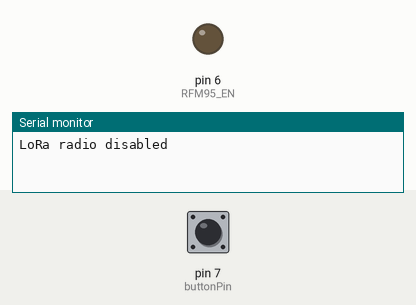
Simulated run of this sketch. Board: Arduino Uno, built with avr-gcc and run on an emulated ATmega328P. Shown: output pins drawn as LEDs (lit = HIGH), the last lines printed to the serial monitor. The test bench sets the inputs (shaded band); at power-on: pin 7 (buttonPin) HIGH. No radio packets arrive unless stated; pins used as bus, display or sensor lines are not drawn.

Above: at 1.3 s.
1.4 s: pin 7 (buttonPin) pulled LOW for 0.15 s
At 1.53 s:
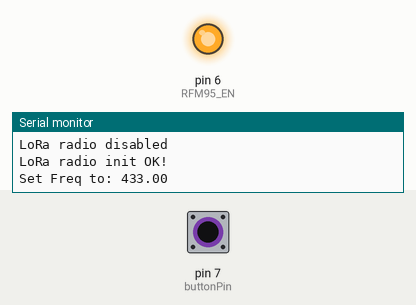
Timing chart, 0 to 4.4 s (numbered marks = the images above; inputs shaded):
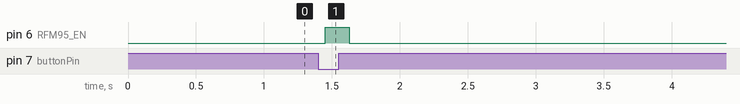

Measured:
- after the input at 1.4 s, pin 6 (RFM95_EN): LOW → HIGH after 0.05 s, → LOW 0.18 s later

The sketch:

TX_BUTTON.ino
```cpp
#include <SPI.h>
#include <RH_RF95.h>

// Radio pins
#define RFM95_CS  3
#define RFM95_RST 1
#define RFM95_INT 0
#define RFM95_EN  6

// Change to 434.0 or other frequency, must match RX's freq!
#define RF95_FREQ 433.0

// Singleton instance of the radio driver
RH_RF95 rf95(RFM95_CS, RFM95_INT);

// Button
#define buttonPin 7

// Variables will change
int buttonState;            // the current reading from the input pin
int lastButtonState = HIGH; // the previous reading from the input pin

// the following variables are unsigned longs because the time, measured in
// milliseconds, will quickly become a bigger number than can be stored in an int.
unsigned long lastDebounceTime = 0;  // the last time the output pin was toggled
unsigned long debounceDelay = 50;    // the debounce time; increase if the output flickers

void setup() {
  pinMode(buttonPin, INPUT_PULLUP);
  pinMode(RFM95_EN, OUTPUT);
  pinMode(RFM95_RST, OUTPUT);

  // while (!Serial);
  Serial.begin(9600);
  delay(100);

  // Disable the radio to save power
  disable_radio();
}

// enable radio function
void enable_radio() {
  digitalWrite(RFM95_EN, HIGH);
  delay(10);
  digitalWrite(RFM95_RST, HIGH);
  delay(10);

  // manual reset
  digitalWrite(RFM95_RST, LOW);
  delay(10);
  digitalWrite(RFM95_RST, HIGH);
  delay(10);

  while (!rf95.init()) {
    Serial.println("LoRa radio init failed");
    while (1);
  }
  Serial.println("LoRa radio init OK!");

  // Defaults after init are 434.0MHz, modulation GFSK_Rb250Fd250, +13dbM
  if (!rf95.setFrequency(RF95_FREQ)) {
    Serial.println("setFrequency failed");
    while (1);
  }
  Serial.print("Set Freq to: "); Serial.println(RF95_FREQ);

  // Defaults after init are 434.0MHz, 13dBm, Bw = 125 kHz, Cr = 4/5, Sf = 128chips/symbol, CRC on

  // The default transmitter power is 13dBm, using PA_BOOST.
  // If you are using RFM95/96/97/98 modules which uses the PA_BOOST transmitter pin, then
  // you can set transmitter powers from 5 to 23 dBm:
  rf95.setTxPower(23, false);
}

// Disable radio function
void disable_radio() {
  digitalWrite(RFM95_EN, LOW);
  digitalWrite(RFM95_RST, LOW);

  Serial.println("LoRa radio disabled");
}

// Transmit function
void transmit() {
  // Enable radio
  enable_radio();

  Serial.println("Sending to rf95_server");
  // Send a message to rf95_server

  char radiopacket[] = "Hank<3";
  Serial.print("Sending "); Serial.println(radiopacket);

  Serial.println("Sending..."); delay(10);
  rf95.send((uint8_t *)radiopacket, strlen(radiopacket));

  Serial.println("Waiting for packet to complete..."); delay(10);
  rf95.waitPacketSent();

  // Disable the radio to save power
  disable_radio();
}

void loop() {
  // read the state of the switch into a local variable:
  int reading = digitalRead(buttonPin);

  // check to see if you just pressed the button
  // (i.e. the input went from LOW to HIGH), and you've waited long enough
  // since the last press to ignore any noise:

  // If the switch changed, due to noise or pressing:
  if (reading != lastButtonState) {
    // reset the debouncing timer
    lastDebounceTime = millis();
  }

  if ((millis() - lastDebounceTime) > debounceDelay) {
    // whatever the reading is at, it's been there for longer than the debounce
    // delay, so take it as the actual current state:

    // if the button state has changed:
    if (reading != buttonState) {
      buttonState = reading;

      // only toggle the LED if the new button state is HIGH
      if (buttonState == LOW) {
        transmit();
      }
    }
  }

  // save the reading. Next time through the loop, it'll be the lastButtonState:
  lastButtonState = reading;
}
```
